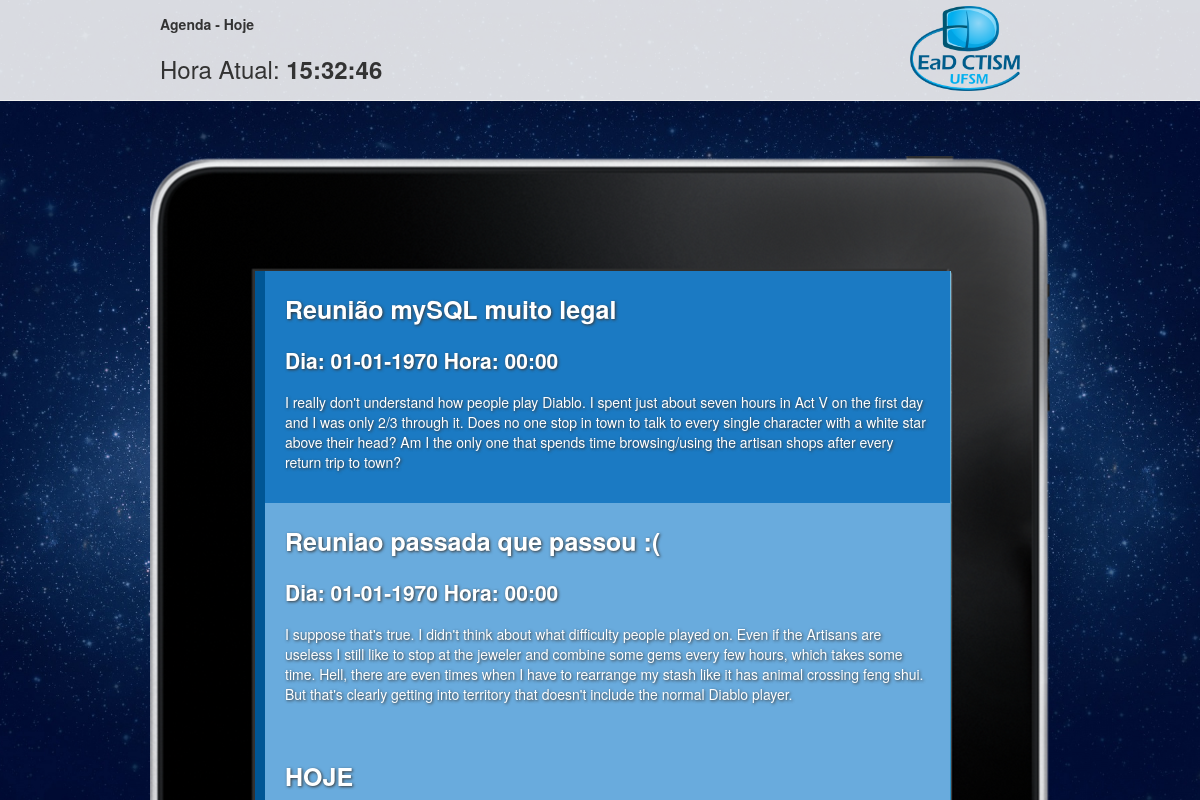
Before: / with the older database file.
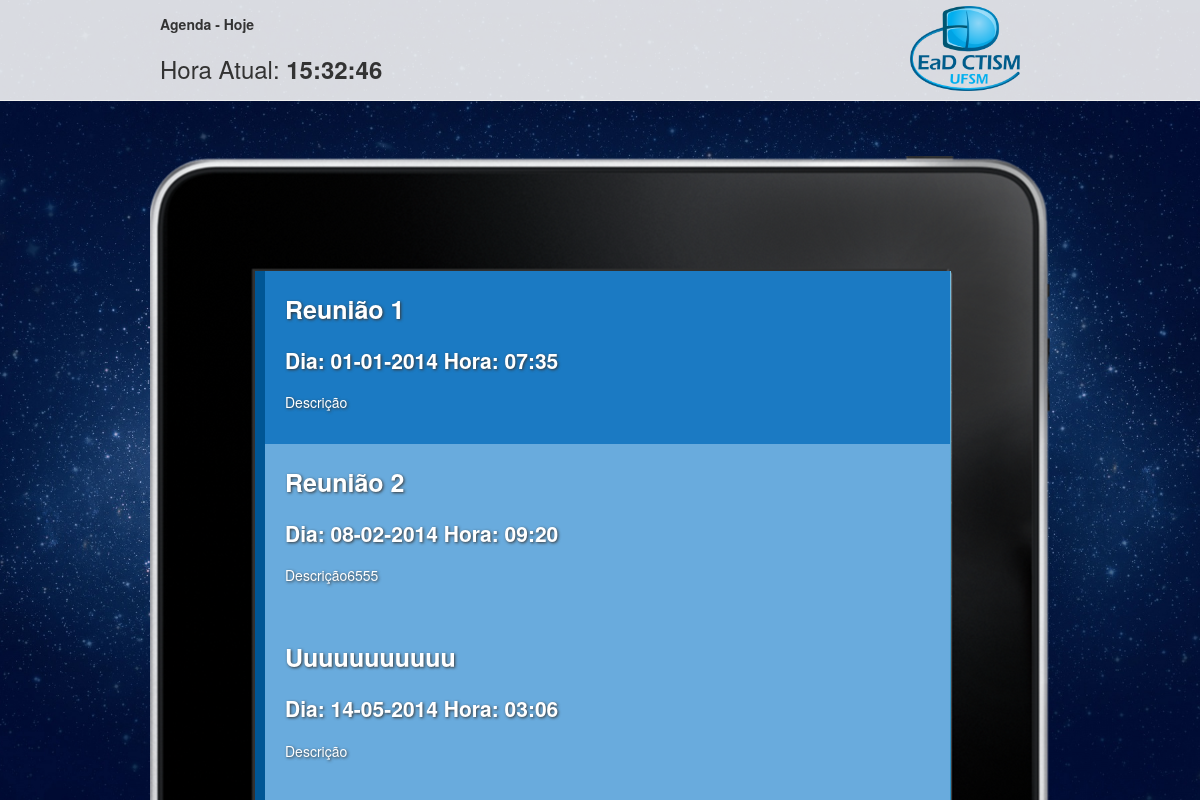
After: the same page with the newer database file.
### tables this page shows
CREATE TABLE IF NOT EXISTS `avisos` (
  `id` int(11) NOT NULL AUTO_INCREMENT,
  `descricao` text NOT NULL,
  `Titulo` text NOT NULL,
  `data` datetime NOT NULL,
  PRIMARY KEY (`id`)
);

### selectAvisos.php (the view)
<?php
 $result = mysql_query("SELECT * FROM `avisos` ORDER BY data ") or die($result. "".mysql_error());
while($row = mysql_fetch_array($result)){
$titulo  = (ucfirst($row['Titulo']));
$descricao = (ucfirst($row['descricao']));
$data = $row['data'];
 $timestamp = strtotime($data);
echo ' <div class="tarefalista "> ';
    echo '  <h1>'.$titulo.'</h1>';
   echo '   <h2>Dia: '.date('d-m-Y', $timestamp).'  Hora: '.date('H:i', $timestamp).'</h2>';
  echo '    <p> '.$descricao.' </p> ';
  echo '  </div> ';
}
?>

### index.php (shortened to what this page needs)
<!DOCTYPE html>
<html lang="en">
  <head>
    <link href="style.css" rel="stylesheet">
    <link rel="stylesheet" href=" font-awesome/css/font-awesome.min.css">
  </head>
  <body>
<div class="topo">
  <div class="nav">
  <div class="meioleft">
    <h4> Agenda - Hoje   </h4>
  <p style="font-size: 24px; margin-top: 5px;">Hora Atual:
<span id="txt" style="font-weight: bold"></span>
</p>
  </div>
    <div class="NEaD" style="margin-top: -4px;"></div>
</div>
 </div>
    <div class="container ">
 <div class="ipad">
  <div class="tarefas">
    <?php include 'selectAvisos.php' ?>
  </div>
  </div>
    </div>
  </body>
</html>

### style.css (style rules this page uses)
body { background:url(images/bglouco.jpg) center center fixed; -webkit-background-size: cover; -moz-background-size: cover; -o-background-size: cover; background-size: cover; font-family: "Helvetica Neue",Helvetica,Arial,sans-serif; font-size: 14px; line-height: 1.42857143; color: #333; margin: 0px; overflow: hidden; }
.container { width: 900px; margin: 0px auto; }
.NEaD { background: url("images/NEaD.png") no-repeat; width: 150px ; height: 116px; background-size: 110px 85px; float:right; margin-top: 10px; }
.meioleft { width: 50%; float: left; margin-top: -15px; }
.tarefalista { display: block; position: relative; background-color: #69abdd; width: 645px; margin-left: -1px; height: auto; z-index: 0; padding: 20px; sborder-bottom: 1px solid #0aa8cb; border-left:10px solid #005695; transition: height, background-color .4s ; -webkit-transition: height, background-color .4s ; -moz-transition: height, background-color .4s ; -o-transition: height, background-color .4s ; }
.tarefalista h1 { color: #fff; font-size: 25px; text-shadow: 1px 1px 3px rgba(56, 56, 56, 1); margin-top: 1px; }
.tarefalista h2 { color: #fff; font-size: : 18px; text-shadow: 1px 1px 3px rgba(56, 56, 56, 1); }
.tarefalista p { color: #fff; text-shadow: 1px 1px 3px rgba(56, 56, 56, 1); }
.ipad { margin-top: 55px; background: url("images/ipad.png") no-repeat; width: 980px; height: 100%; position: fixed; z-index: -2; }
.tarefas { width: 695px; margin-top: 115px; margin-left: 106px; position: fixed; height: 100%; background: url('images/bgipad.jpg') rgba(255,255,255, 0.6); }
.topo { width: 100%; height: 90px; padding: 10px; background: rgba(255,255,255, 0.85); border-bottom: 1px solid #eee; }
.nav { width: 900px; margin: 0px auto; margin-top: 10px; }

Changed rows visible on the page:
removed avisos: Titulo "Reunião mySQL muito legal", timestamp "01-01-1970", timestamp "00:00", descricao "I really don't understand how people play Diablo. I spent just about seven hours in Act V on the first day and I was only 2/3 through it. Does no one stop in town to talk to every single character with a white star above their head? Am I the only one that spends time browsing/using the artisan shops after every return trip to town?"
removed avisos: Titulo "Reuniao passada que passou :(", timestamp "01-01-1970", timestamp "00:00", descricao "I suppose that's true. I didn't think about what difficulty people played on. Even if the Artisans are useless I still like to stop at the jeweler and combine some gems every few hours, which takes some time. Hell, there are even times when I have to rearrange my stash like it has animal crossing feng shui. But that's clearly getting into territory that doesn't include the normal Diablo player."
removed avisos: Titulo "HOJE"
added avisos: Titulo "Reunião 1", data "01-01-2014", data "07:35", descricao "Descrição"
added avisos: Titulo "Reunião 2", data "08-02-2014", data "09:20", descricao "Descrição6555"
added avisos: Titulo "Uuuuuuuuuuu", data "14-05-2014", data "03:06", descricao "Descrição"
